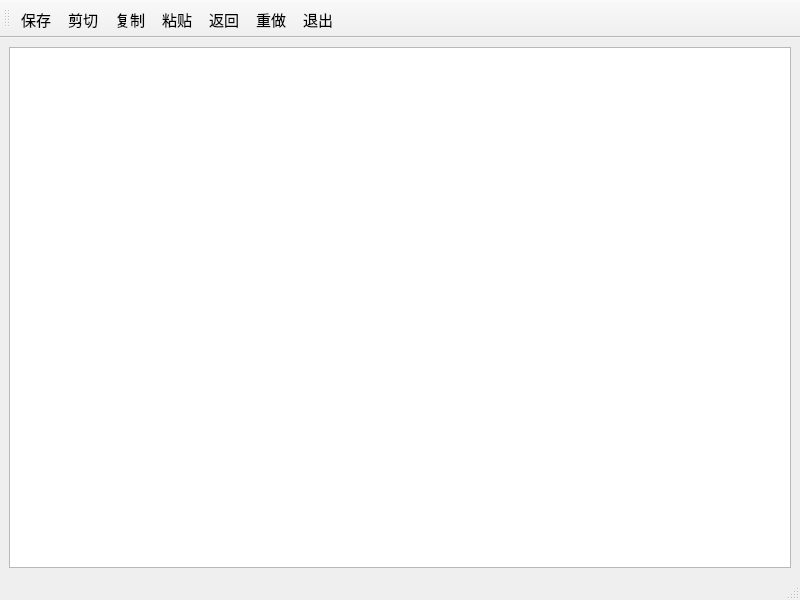
<?xml version="1.0" encoding="UTF-8"?>
<ui version="4.0">
 <class>ModelData</class>
 <widget class="QMainWindow" name="ModelData">
  <property name="geometry">
   <rect>
    <x>0</x>
    <y>0</y>
    <width>800</width>
    <height>600</height>
   </rect>
  </property>
  <property name="font">
   <font>
    <family>Times New Roman</family>
    <pointsize>11</pointsize>
   </font>
  </property>
  <property name="windowTitle">
   <string>模型数据</string>
  </property>
  <widget class="QWidget" name="centralwidget">
   <layout class="QVBoxLayout" name="verticalLayout">
    <item>
     <widget class="QPlainTextEdit" name="plainTextEdit">
      <property name="font">
       <font>
        <family>Times New Roman</family>
        <pointsize>18</pointsize>
       </font>
      </property>
      <property name="plainText">
       <string/>
      </property>
     </widget>
    </item>
   </layout>
  </widget>
  <widget class="QMenuBar" name="menubar">
   <property name="geometry">
    <rect>
     <x>0</x>
     <y>0</y>
     <width>800</width>
     <height>23</height>
    </rect>
   </property>
  </widget>
  <widget class="QStatusBar" name="statusbar"/>
  <widget class="QToolBar" name="toolBar">
   <property name="windowTitle">
    <string>toolBar</string>
   </property>
   <property name="toolButtonStyle">
    <enum>Qt::ToolButtonTextBesideIcon</enum>
   </property>
   <attribute name="toolBarArea">
    <enum>TopToolBarArea</enum>
   </attribute>
   <attribute name="toolBarBreak">
    <bool>false</bool>
   </attribute>
   <addaction name="actionSave"/>
   <addaction name="actionCut"/>
   <addaction name="actionCopy"/>
   <addaction name="actionPaste"/>
   <addaction name="actionUndo"/>
   <addaction name="actionRedo"/>
   <addaction name="actionClose"/>
  </widget>
  <action name="actionSave">
   <property name="icon">
    <iconset>
     <normaloff>:/icons/icons/save.bmp</normaloff>:/icons/icons/save.bmp</iconset>
   </property>
   <property name="text">
    <string>保存</string>
   </property>
   <property name="toolTip">
    <string>保存</string>
   </property>
   <property name="shortcut">
    <string>Ctrl+S</string>
   </property>
  </action>
  <action name="actionCopy">
   <property name="icon">
    <iconset>
     <normaloff>:/icons/icons/copy.bmp</normaloff>:/icons/icons/copy.bmp</iconset>
   </property>
   <property name="text">
    <string>复制</string>
   </property>
   <property name="toolTip">
    <string>复制</string>
   </property>
   <property name="shortcut">
    <string>Ctrl+C</string>
   </property>
  </action>
  <action name="actionPaste">
   <property name="icon">
    <iconset>
     <normaloff>:/icons/icons/paste.bmp</normaloff>:/icons/icons/paste.bmp</iconset>
   </property>
   <property name="text">
    <string>粘贴</string>
   </property>
   <property name="toolTip">
    <string>粘贴</string>
   </property>
   <property name="shortcut">
    <string>Ctrl+V</string>
   </property>
  </action>
  <action name="actionCut">
   <property name="icon">
    <iconset>
     <normaloff>:/icons/icons/cut.bmp</normaloff>:/icons/icons/cut.bmp</iconset>
   </property>
   <property name="text">
    <string>剪切</string>
   </property>
   <property name="toolTip">
    <string>剪切</string>
   </property>
   <property name="shortcut">
    <string>Ctrl+X</string>
   </property>
  </action>
  <action name="actionClose">
   <property name="icon">
    <iconset>
     <normaloff>:/icons/icons/exit.bmp</normaloff>:/icons/icons/exit.bmp</iconset>
   </property>
   <property name="text">
    <string>退出</string>
   </property>
   <property name="toolTip">
    <string>退出</string>
   </property>
  </action>
  <action name="actionUndo">
   <property name="icon">
    <iconset>
     <normaloff>:/icons/icons/undo.bmp</normaloff>:/icons/icons/undo.bmp</iconset>
   </property>
   <property name="text">
    <string>返回</string>
   </property>
   <property name="toolTip">
    <string>返回</string>
   </property>
   <property name="shortcut">
    <string>Ctrl+Z</string>
   </property>
  </action>
  <action name="actionRedo">
   <property name="icon">
    <iconset>
     <normaloff>:/icons/icons/redo.bmp</normaloff>:/icons/icons/redo.bmp</iconset>
   </property>
   <property name="text">
    <string>重做</string>
   </property>
   <property name="toolTip">
    <string>重做</string>
   </property>
   <property name="shortcut">
    <string>Ctrl+Y</string>
   </property>
  </action>
 </widget>
 <resources/>
 <connections>
  <connection>
   <sender>actionCopy</sender>
   <signal>triggered()</signal>
   <receiver>plainTextEdit</receiver>
   <slot>copy()</slot>
   <hints>
    <hint type="sourcelabel">
     <x>-1</x>
     <y>-1</y>
    </hint>
    <hint type="destinationlabel">
     <x>399</x>
     <y>316</y>
    </hint>
   </hints>
  </connection>
  <connection>
   <sender>actionCut</sender>
   <signal>triggered()</signal>
   <receiver>plainTextEdit</receiver>
   <slot>cut()</slot>
   <hints>
    <hint type="sourcelabel">
     <x>-1</x>
     <y>-1</y>
    </hint>
    <hint type="destinationlabel">
     <x>399</x>
     <y>316</y>
    </hint>
   </hints>
  </connection>
  <connection>
   <sender>actionPaste</sender>
   <signal>triggered()</signal>
   <receiver>plainTextEdit</receiver>
   <slot>paste()</slot>
   <hints>
    <hint type="sourcelabel">
     <x>-1</x>
     <y>-1</y>
    </hint>
    <hint type="destinationlabel">
     <x>399</x>
     <y>316</y>
    </hint>
   </hints>
  </connection>
  <connection>
   <sender>actionClose</sender>
   <signal>triggered()</signal>
   <receiver>ModelData</receiver>
   <slot>close()</slot>
   <hints>
    <hint type="sourcelabel">
     <x>-1</x>
     <y>-1</y>
    </hint>
    <hint type="destinationlabel">
     <x>399</x>
     <y>299</y>
    </hint>
   </hints>
  </connection>
  <connection>
   <sender>actionUndo</sender>
   <signal>triggered()</signal>
   <receiver>plainTextEdit</receiver>
   <slot>undo()</slot>
   <hints>
    <hint type="sourcelabel">
     <x>-1</x>
     <y>-1</y>
    </hint>
    <hint type="destinationlabel">
     <x>399</x>
     <y>316</y>
    </hint>
   </hints>
  </connection>
  <connection>
   <sender>actionRedo</sender>
   <signal>triggered()</signal>
   <receiver>plainTextEdit</receiver>
   <slot>redo()</slot>
   <hints>
    <hint type="sourcelabel">
     <x>-1</x>
     <y>-1</y>
    </hint>
    <hint type="destinationlabel">
     <x>399</x>
     <y>316</y>
    </hint>
   </hints>
  </connection>
 </connections>
</ui>
